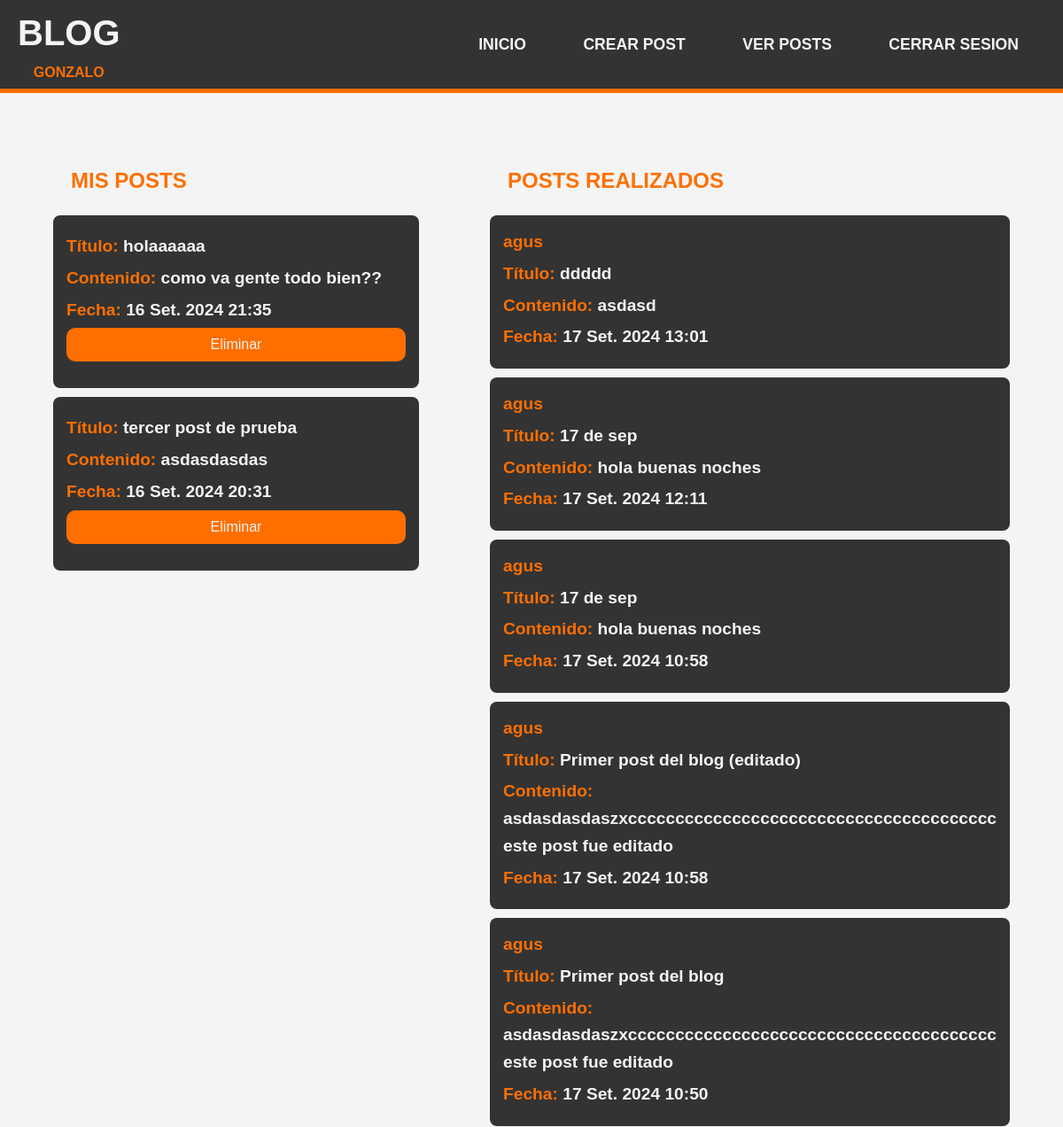
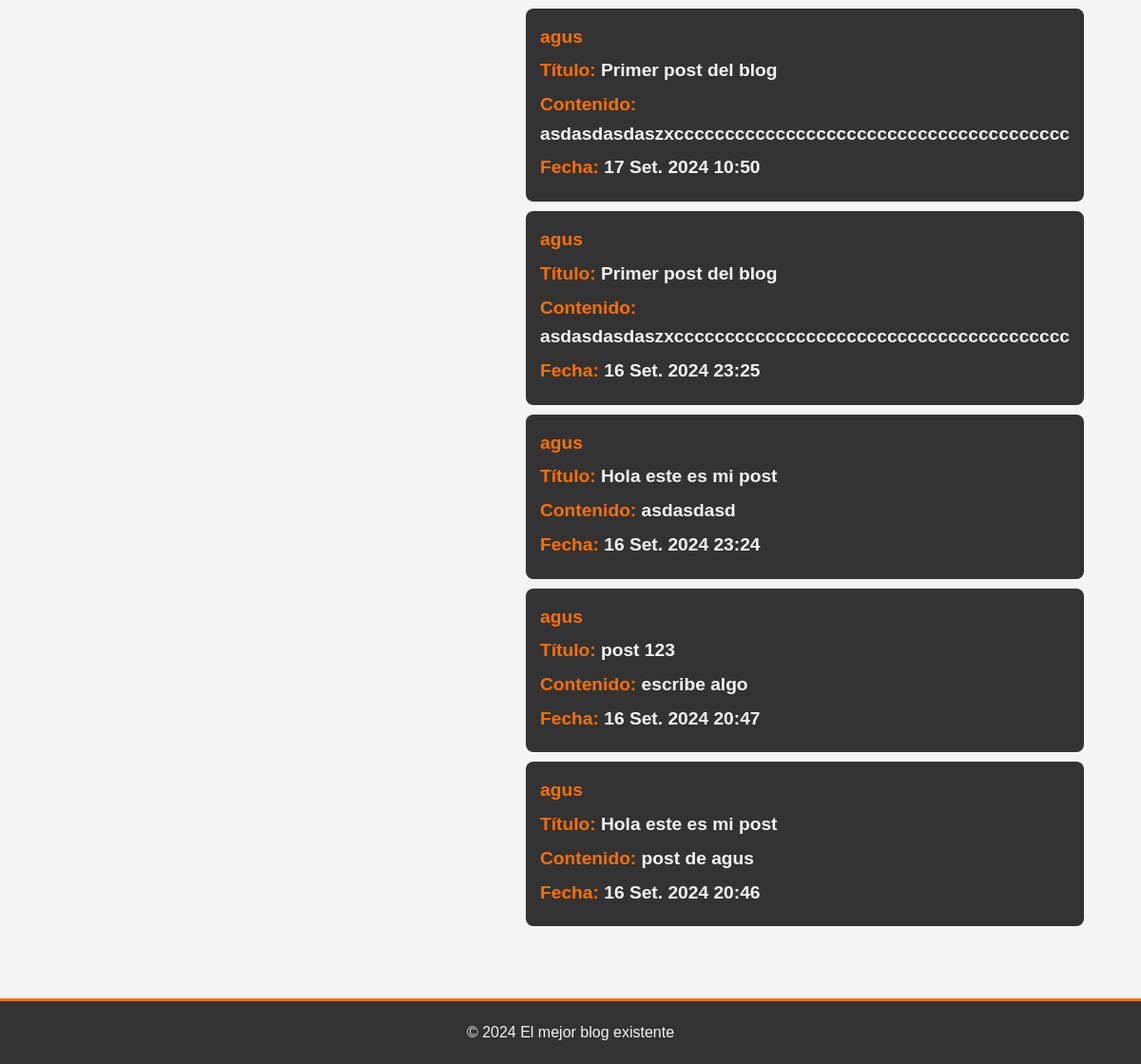
The app's page /posts/ (signed in), older data (2 pictures, top to bottom).
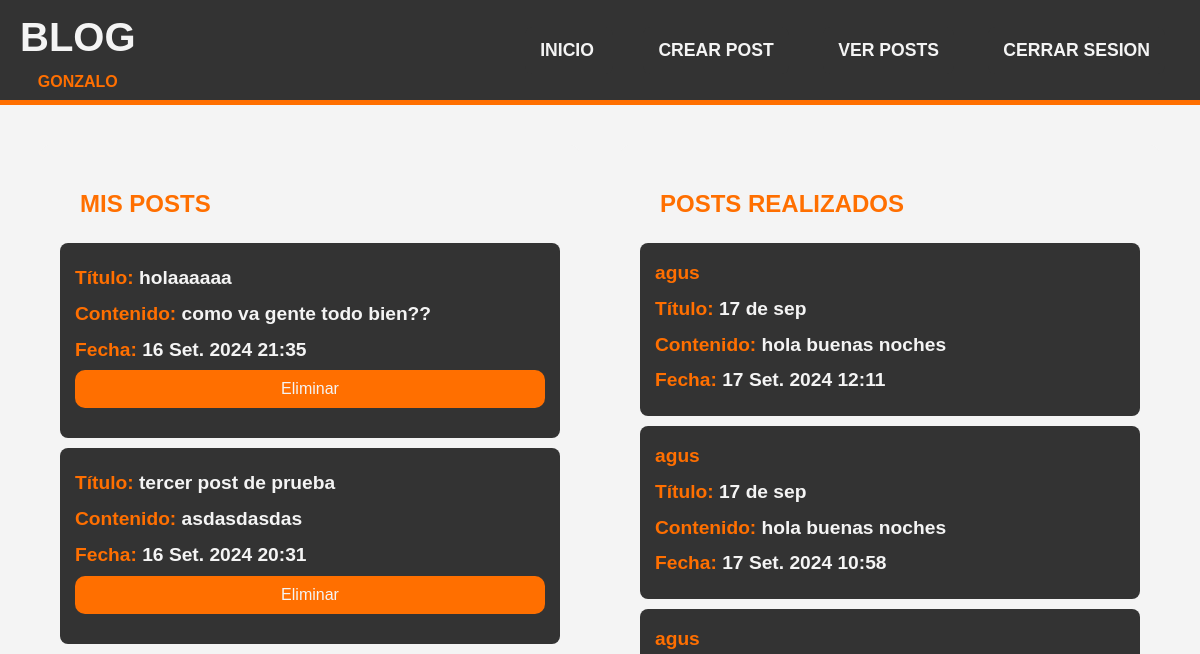
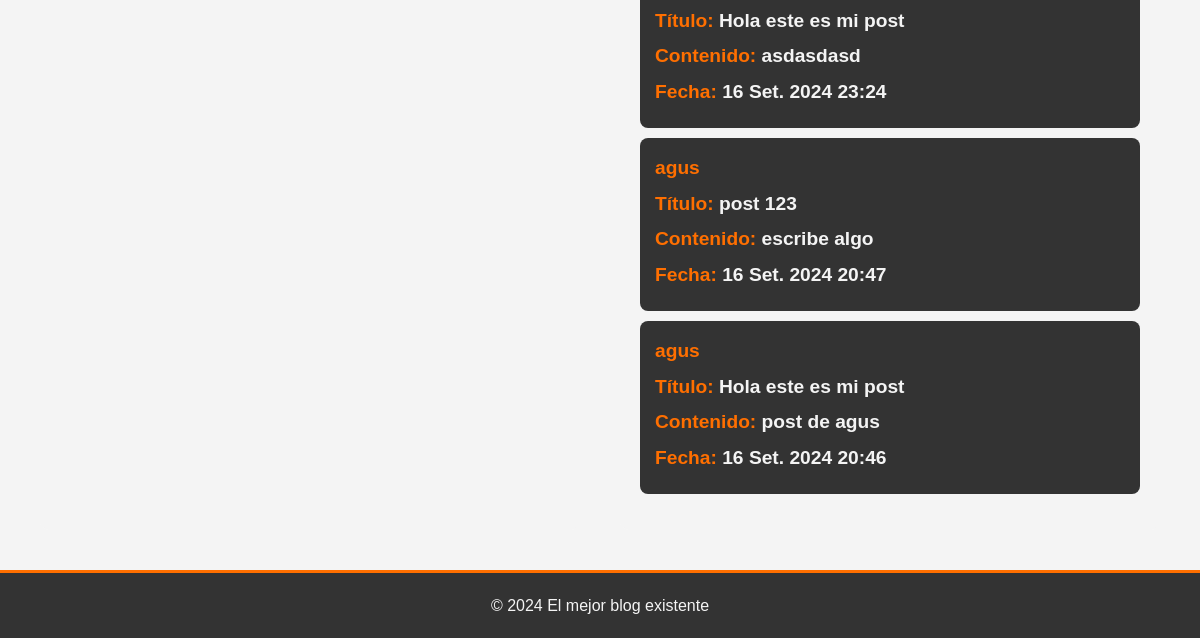
The same page, newer data (2 pictures, top to bottom).
### post/models.py (models this page shows, shortened)
class Posteo(models.Model):
    titulo = models.CharField(max_length=120)
    contenido= models.TextField()
    Fecha_de_publicacion = models.DateTimeField(auto_now_add=True)
    author= models.ForeignKey(User, on_delete=models.CASCADE, related_name='post_manage')

### post/views.py (the view)
# urls.py: path('posts/',views.post_list, name='lista_posteos'),
@login_required
def post_list(request):
    posts = Posteo.objects.all().order_by('-Fecha_de_publicacion')  # Muestra los posts más recientes primero
    return render(request, 'posts.html', {'posts': posts})

### post/templates/posts.html (shortened to what this page needs)
{% extends 'base.html' %}
{% block content %}
<div class="post-page-container">
    <div class="main-div">
        <div class="my-posts-section">
            <h2>MIS POSTS</h2>
            <ul class="posts-list">
                {% for post in posts %}
                    {% if post.author == user %}
                    <a href="{% url 'detalle_posteo' post.pk %}" class="post-link">
                        <li class="post-item">
                                <p><strong>Título:</strong> {{ post.titulo }}<br></p>
                                <p><strong>Contenido:</strong> {{ post.contenido }}<br></p>
                                <p><strong>Fecha:</strong> {{ post.Fecha_de_publicacion }}<br></p>
                                <form method="POST" action="{% url 'delete' post.pk %}">
                                    <button type="submit">Eliminar</button>
                                </form>
                            </li>
                        </a>
                    {% endif %}
                {% empty %}
                    <p>No hay posts para mostrar</p>
                {% endfor %}
            </ul>
        </div>
        <div class="other-posts-section">
            <h2>POSTS REALIZADOS</h2>
            <ul class="posts-list">
                {% for post in posts %}
                    {% if post.author != user %}
                    <a href="{% url 'detalle_posteo' post.pk %}" class="post-link">
                        <li class="post-item">
                                <strong>{{ post.author }}</strong><br>
                                <p><strong>Título:</strong> {{ post.titulo }}<br></p>
                                <p><strong>Contenido:</strong> {{ post.contenido }}<br></p>
                                <p><strong>Fecha:</strong> {{ post.Fecha_de_publicacion }}<br></p>
                            </li>
                        </a>
                    {% endif %}
                {% empty %}
                    <p>Nadie ha creado posts :(</p>
                {% endfor %}
            </ul>
        </div>
    </div>
</div>
{% endblock %}

Row changes from the older to the newer data that the page shows:
removed Posteo: author "agus", titulo "ddddd", contenido "asdasd", Fecha_de_publicacion "17 Set. 2024 13:01", shown under "POSTS REALIZADOS"
removed Posteo: author "agus", titulo "Primer post del blog (editado)", contenido "asdasdasdaszxccccccccccccccccccccccccccccccccccccccc este post fue editado", Fecha_de_publicacion "17 Set. 2024 10:58", shown under "POSTS REALIZADOS"
removed Posteo: author "agus", titulo "Primer post del blog", contenido "asdasdasdaszxccccccccccccccccccccccccccccccccccccccc este post fue editado", Fecha_de_publicacion "17 Set. 2024 10:50", shown under "POSTS REALIZADOS"
removed Posteo: author "agus", titulo "Primer post del blog", contenido "asdasdasdaszxccccccccccccccccccccccccccccccccccccccc", Fecha_de_publicacion "17 Set. 2024 10:50", shown under "POSTS REALIZADOS"
removed Posteo: author "agus", titulo "Primer post del blog", contenido "asdasdasdaszxccccccccccccccccccccccccccccccccccccccc", Fecha_de_publicacion "16 Set. 2024 23:25", shown under "POSTS REALIZADOS"
